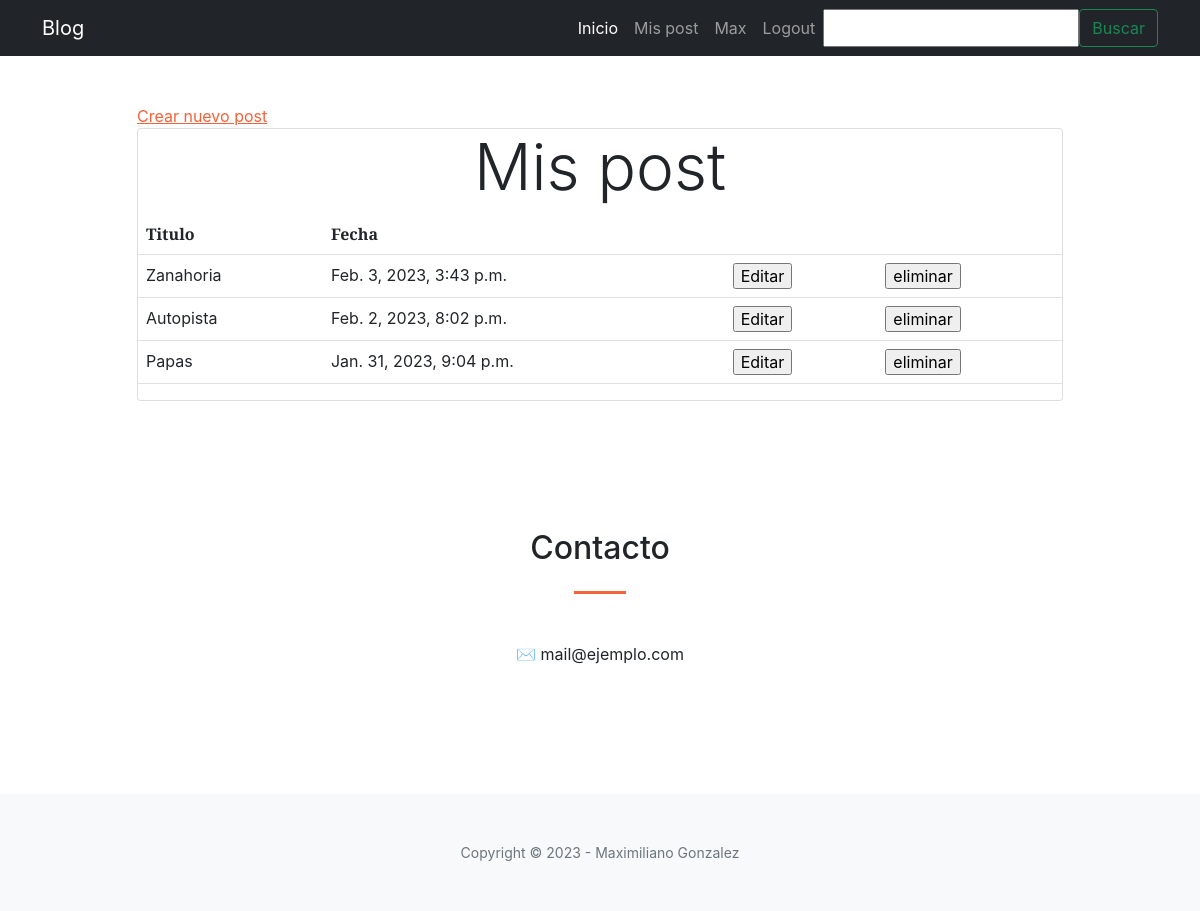
/post/ (signed in), run on the app's committed database.
### blog_app/models.py (models this page shows, shortened)
class Post(models.Model):
    titulo = models.CharField(max_length=64)
    contenido = RichTextField(blank=True, null=True, config_name='default')
    fecha_publicacion = models.DateTimeField(auto_now_add=True)
    usuario = models.ForeignKey(User, on_delete=models.CASCADE)
    imagen = models.ImageField(upload_to='portadas', null=True, blank=True)

### blog_app/views.py (the view)
# urls.py: path("post/", views.post, name="post"),
@login_required
def post(request):
    post = Post.objects.filter(usuario=request.user)
    contexto = {'post':post}
    return render(
        request,
        'blog_app/post.html',
        context=contexto,
    )

### blog_app/templates/blog_app/post.html (shortened to what this page needs)
{% extends "blog_app/base.html" %}
{% block contenido %}
<main class="container">
    <div class="row">
        <div class="col-md-10 offset-md-1 mt-5">
            <ul class="list-group">
                <a>
                <a class="group-item" href="{% url 'crear_post' %}">Crear nuevo post</a>
                </a>
            </ul>
            <section class="card cad-body">
                <h1 class="text-center display-3">Mis post</h1>
                <table class="table">
                    <tbody>
                        <tr>
                            <th>Titulo</th>
                            <th>Fecha</th>
                            <td></td>
                            <td></td>
                        </tr>
                        {% for posteos in post reversed %}
                        <tr>
                            <td>
                                {{posteos.titulo}}
                            </td>
                            <td>
                                {{posteos.fecha_publicacion}}
                            </td>
                            <td>
                                <form action="{% url 'post_editar' post_id=posteos.id %}" method="GET">
                                    <input type="submit" value="Editar"/>
                                </form
                            </td>
                            <td>
                                <form action="{% url 'borrar_post' post_id=posteos.id %}" method="POST">
                                    <input type="submit" value="eliminar"/>
                                </form
                            </td>
                        </tr>
                        {% empty %}
                        <h1 class="text-center">No se encontraron entradas.</h1>
                        {% endfor %}
                    </tbody>
                </table>
            </section>
        </div>
    </div>
</main>
{% endblock contenido %}

### blog_app/templates/blog_app/base.html (shortened to what this page needs)
<!DOCTYPE html>
<html lang="en">
    <head>
        {% load static %}
        <link href="https://cdnjs.cloudflare.com/ajax/libs/SimpleLightbox/2.1.0/simpleLightbox.min.css" rel="stylesheet" />
        <link href="{% static 'blog_app/css/styles.css' %}" rel="stylesheet" />
    </head>
    {% block head %}
    <body id="page-top">
        <nav class="navbar navbar-expand sticky-xxl-top bg-dark navbar-dark">
            <div class="container">
              <a class="navbar-brand">Blog</a>
              <div class="collapse navbar-collapse" id="navbarSupportedContent">
                <ul class="navbar-nav ms-auto">
                    <li class="nav-item">
                      <a class="nav-link active" aria-current="page" href="{% url 'inicio' %}">Inicio</a>
                    </li>
                    {% if user.is_authenticated %}
                    <li class="nav-item">
                      <a class="nav-link" href="{% url 'post' %}">Mis post</a>
                    </li>
                    {% endif %}
                    {% if user.is_authenticated %}
                    <li class="nav-item">
                      <a class="nav-link" href="{% url 'usuario' %}">{{user}}</a>
                    </li>
                    {% endif %}
                    {% if user.is_authenticated %}
                    <li class="nav-item">
                      <a class="nav-link" href="{% url 'signout_user' %}">Logout</a>
                    </li>
                    {% endif %}
                </ul>
                  <form class="d-flex" role="search" action="{% url 'buscar_posteos' %}" method="POST">
                    <input type="text" name="busqueda">
                    <button class="btn btn-outline-success" type="submit">Buscar</button>
                  </form>
              </div>
            </div>
          </nav>
        {% endblock head %}
        {% block contenido %}
        {% endblock contenido %}
        <section class="page-section" id="contact">
            <div class="container px-4 px-lg-5">
                <div class="row gx-4 gx-lg-5 justify-content-center">
                    <div class="col-lg-8 col-xl-6 text-center">
                        <h2 class="mt-0">Contacto</h2>
                        <hr class="divider" />
                    </div>
                </div>
                <div class="row gx-4 gx-lg-5 justify-content-center">
                    <div class="col-lg-4 text-center mb-5 mb-lg-0">
                        <div>✉ mail@ejemplo.com</div>
                    </div>
                </div>
            </div>
        </section>
        <footer class="bg-light py-5">
            <div class="container px-4 px-lg-5"><div class="small text-center text-muted">Copyright &copy; 2023 - Maximiliano Gonzalez</div></div>
        </footer>
    </body>
</html>

### data on the page
Post: titulo "Zanahoria", fecha_publicacion "Feb. 3, 2023, 3:43 p.m."
Post: titulo "Autopista", fecha_publicacion "Feb. 2, 2023, 8:02 p.m."
Post: titulo "Papas", fecha_publicacion "Jan. 31, 2023, 9:04 p.m."

### other printed values
{{ user }} "Max"
